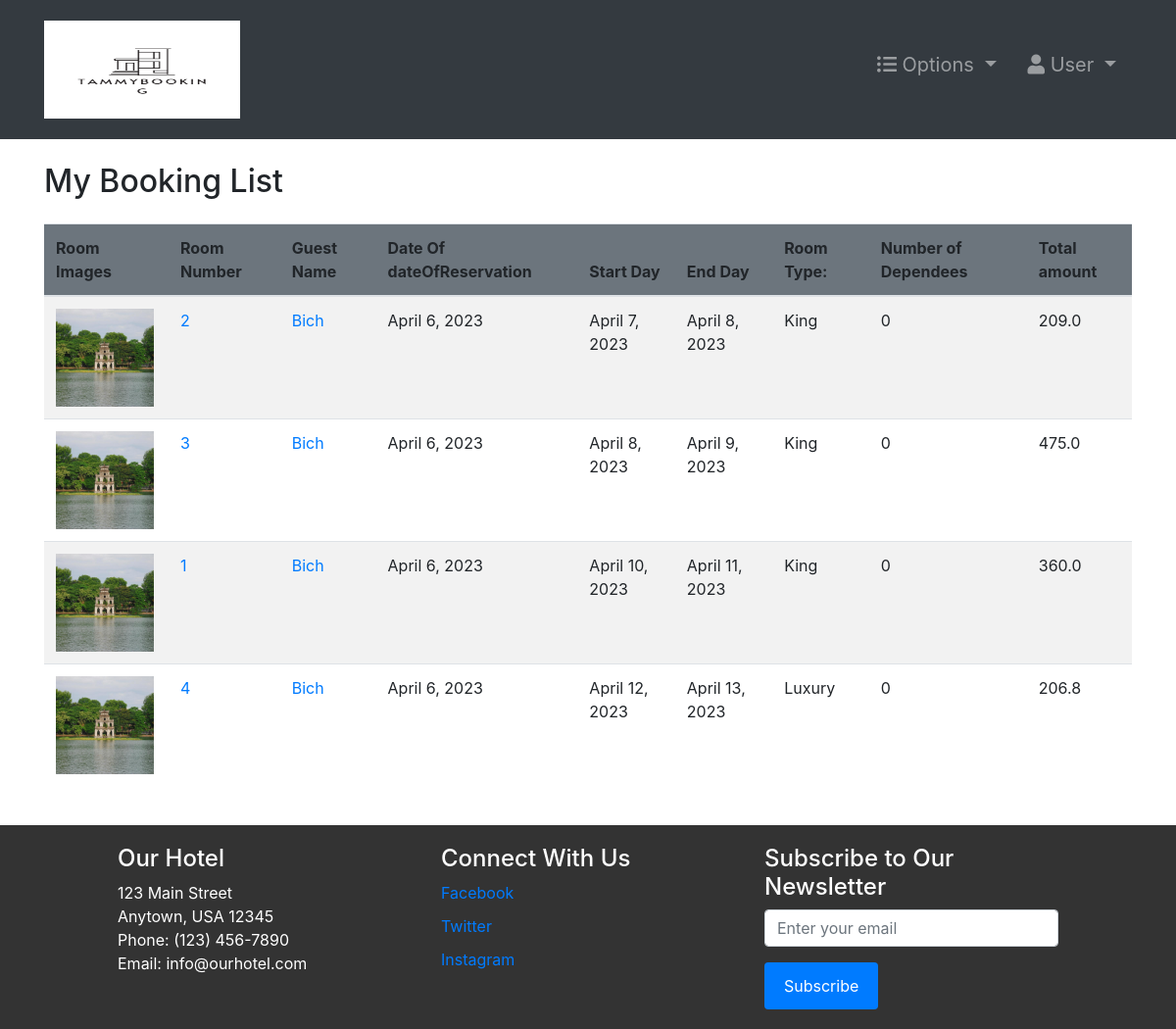
Page /my-room/ (signed in) on the committed database.
### room/models.py (models this page shows, shortened)
class Booking(models.Model):
    roomNumber = models.ForeignKey(Room, on_delete=models.CASCADE)
    guest = models.ForeignKey(Guest, null=True, on_delete=models.CASCADE)
    dateOfReservation = models.DateField(default=timezone.now)
    startDate = models.DateField()
    endDate = models.DateField()
    has_reviewed = models.BooleanField(default=False)
    def numOfDep(self):
        return Dependees.objects.filter(booking=self).count()

class Room(models.Model):
    ROOM_TYPES = (
        ('King', 'King'),
        ('Luxury', 'Luxury'),
        ('Normal', 'Normal'),
        ('Economic', 'Economic'),
    )
    ROOM_ADDRESS = (
        ('Ha Noi','Ha Noi'),
        ('Da Nang','Da Nang'),
        ('Ho Chi Minh','Ho Chi Minh'),
    )
    ROOM_INCLUDE = (
        ('Breakfast','Breakfast'),
        ('Bar','Bar'),
        ('Free WiFi','Free WiFi'),
        ('Room service','Room service'),
        ('Private Bathroom','Private Bathroom'),
    )
    number = models.IntegerField(primary_key=True)
    capacity = models.SmallIntegerField()
    numberOfBeds = models.SmallIntegerField()
    roomType = models.TextField(max_length=20,choices=ROOM_TYPES)
    price = models.FloatField()
    statusStartDate = models.DateField(null=True)
    statusEndDate = models.DateField(null=True)
    address = models.CharField(max_length=20, choices=ROOM_ADDRESS)
    hotel_name = models.CharField(max_length=20)
    room_include = MultiSelectField( max_length=30, choices=ROOM_INCLUDE,)
    discount = models.FloatField(default=0.0)
    images = models.ImageField(upload_to='room_images/', blank=True)

### accounts/models.py (models this page shows, shortened)
class Guest(models.Model):
    user = models.OneToOneField(User, null=True, on_delete=models.CASCADE)
    phoneNumber = PhoneNumberField(unique=True)

### room/views.py (the view)
# urls.py: path('my-room/', my_room, name="my-room"),
@login_required(login_url='login')
def my_room(request):
    import datetime
    role = str(request.user.groups.all()[0])
    path = role + "/"
    rooms = Room.objects.all()
    bookings = Booking.objects.all()
    totals = {}  # <booking : total>
    for booking in bookings:
        start_date = datetime.datetime.strptime(
            str(booking.startDate), "%Y-%m-%d")
        end_date = datetime.datetime.strptime(str(booking.endDate), "%Y-%m-%d")
        numberOfDays = abs((end_date-start_date).days)
        room = Room.objects.get(number=booking.roomNumber.number)
        discounted_price = (room.price  * (100 - room.discount) / 100)
        if room.discount:
            total = discounted_price * numberOfDays
        else:
            total = room.price * numberOfDays
        totals[booking] = total
    context = {
        "role": role,
        'bookings': bookings,
        'rooms': rooms,
        'totals': totals
    }
    return render(request, path + "my-room.html", context)

### Templates/guest/my-room.html
{% extends '../index.html' %}
{% block context %}
{% include '../common_pages/my-room.html' %}
{% endblock %}

### Templates/common_pages/my-room.html (shortened to what this page needs)
<div class="container py-4">
    <div class="table-header row">
        <div class="col-sm-12 col-md-12 col-lg-4 mb-3">
            <h2>My Booking List</h2>
        </div>
    </div>
    <table class="table table-hover table-striped">
        <thead class="bg-secondary rounded">
            <tr>
                    <th>Room Images</th>
                    <th>Room Number</th>
                    <th>Guest Name</th>
                    <th>Date Of dateOfReservation</th>
                    <th>Start Day</th>
                    <th>End Day </th>
                    <th>Room Type:</th>
                    <th >Number of Dependees</th>
                    <th>Total amount</th>
            </tr>
        </thead>
        <tbody>
            {% for b in bookings %}
            {% if b.guest.user.id == request.user.id %}
            <tr>{% load static %}
                <td><img src="{% static 'images/ha-noi.jpg' %}" width="100"></td>
                <td><a href="{% url 'room-profile' b.roomNumber.number %}">{{b.roomNumber.number}}</a></td>
                <td><a href="{% url 'guest-profile' b.guest.user.id %}">{{b.guest.user.first_name}}</a></td>
                <td>{{ b.dateOfReservation }}</td>
                <td>{{ b.startDate }}</td>
                <td>{{ b.endDate }}</td>
                <td>{{ b.roomNumber.roomType }}</td>
                <td>{{ b.numOfDep }}</td>
                <td>
                    {% for key, value in totals.items %}
                    {% if key == b %}
                    {{ value }}
                    {% endif %}
                    {% endfor %}
                </td>
            </tr>
            {% endif %}
            {% endfor %}
        </tbody>
    </table>
</div>

### static/css/style.css (style rules this page uses)
* { margin: 0; padding: 0; -webkit-font-smoothing: antialiased; box-sizing: border-box; }

### static/css/main.css (style rules this page uses)
* { margin: 0; padding: 0; -webkit-font-smoothing: antialiased; }
body { position: relative; }

### rows in the picture
Booking: roomNumber.number "2", guest.user.first_name "Bich", dateOfReservation "April 6, 2023", startDate "April 7, 2023", endDate "April 8, 2023", roomNumber.roomType "King", numOfDep "0", value "209.0"
Booking: roomNumber.number "3", guest.user.first_name "Bich", dateOfReservation "April 6, 2023", startDate "April 8, 2023", endDate "April 9, 2023", roomNumber.roomType "King", numOfDep "0", value "475.0"
Booking: roomNumber.number "1", guest.user.first_name "Bich", dateOfReservation "April 6, 2023", startDate "April 10, 2023", endDate "April 11, 2023", roomNumber.roomType "King", numOfDep "0", value "360.0"
Booking: roomNumber.number "4", guest.user.first_name "Bich", dateOfReservation "April 6, 2023", startDate "April 12, 2023", endDate "April 13, 2023", roomNumber.roomType "Luxury", numOfDep "0", value "206.8"
